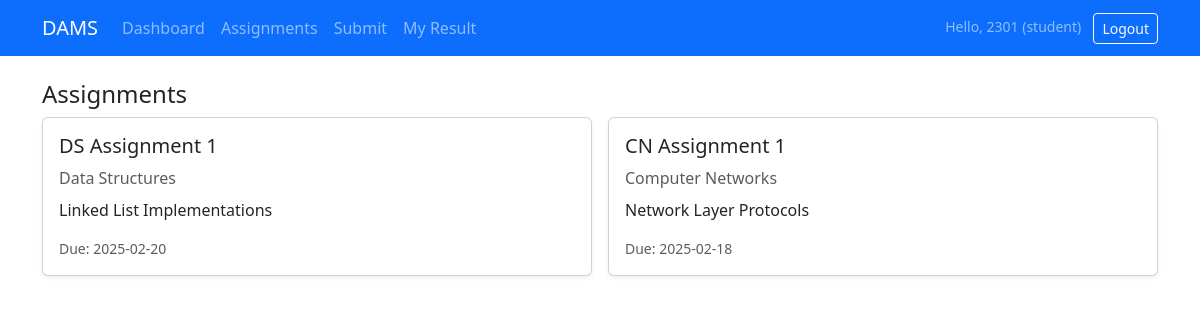
/pages/assignments/student_view.php (signed in), run on the app's committed database.
### tables this page shows
CREATE TABLE assignments (
    id INT AUTO_INCREMENT PRIMARY KEY,
    title VARCHAR(200) NOT NULL,
    description TEXT,
    subject_id INT,
    due_date DATE,
    created_at TIMESTAMP DEFAULT CURRENT_TIMESTAMP,
    FOREIGN KEY (subject_id) REFERENCES subjects(id)
);

CREATE TABLE subjects (
    id INT AUTO_INCREMENT PRIMARY KEY,
    subject_name VARCHAR(100) NOT NULL,
    faculty_id INT,
    FOREIGN KEY (faculty_id) REFERENCES faculty(id)
);

### pages/assignments/student_view.php (the view, shortened to what this page needs)
<?php
require_once __DIR__ . '/../../config/db.php';
require_once __DIR__ . '/../../includes/header.php';
require_once __DIR__ . '/../../includes/navbar.php';
$res = $conn->query("SELECT a.id,a.title,a.description,a.due_date,s.subject_name
                   FROM assignments a LEFT JOIN subjects s ON a.subject_id=s.id");
?>
<div class="container py-4">
    <h4>Assignments</h4>
    <div class="row g-3">
        <?php while ($a = $res->fetch_assoc()): ?>
        <div class="col-md-6">
            <div class="card h-100 shadow-sm">
                <div class="card-body">
                    <h5 class="card-title"><?= htmlspecialchars($a['title']) ?></h5>
                    <div class="text-muted mb-2"><?= htmlspecialchars($a['subject_name'] ?? '-') ?></div>
                    <p class="card-text"><?= nl2br(htmlspecialchars($a['description'])) ?></p>
                    <div class="small text-muted">Due: <?= htmlspecialchars($a['due_date'] ?? '-') ?></div>
                </div>
            </div>
        </div>
        <?php endwhile; ?>
    </div>
</div>
<?php require_once __DIR__ . '/../../includes/footer.php'; ?>

### assets/css/style.css (style rules this page uses)
body { min-height: 100vh; }

### data on the page
assignments: title "DS Assignment 1", subject.subject_name "Data Structures", description "Linked List Implementations", due_date "2025-02-20"
assignments: title "CN Assignment 1", subject.subject_name "Computer Networks", description "Network Layer Protocols", due_date "2025-02-18"

### other printed values
$_SESSION['user']['username'] "2301"
$role "student"
